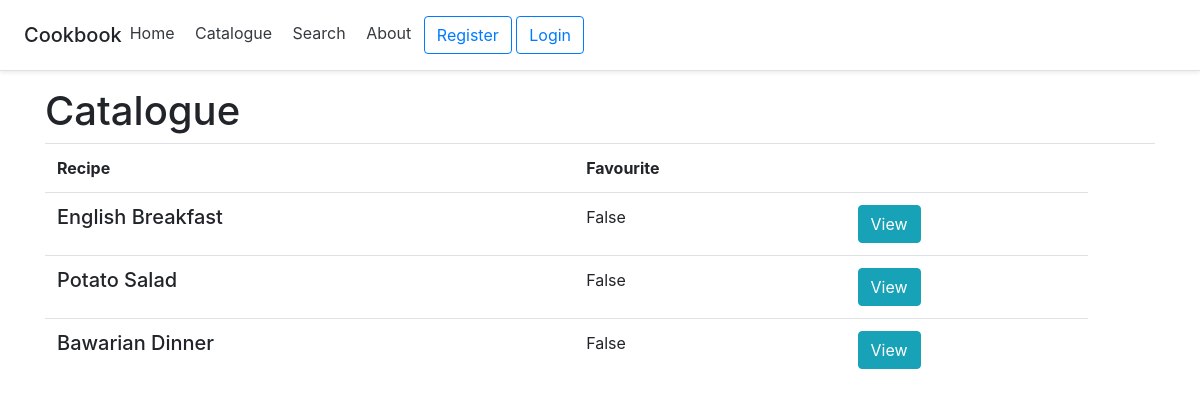
Screenshot of /catalogues/ with the database file from the repository.
### recipes/models.py (models this page shows, shortened)
class Recipe(models.Model):
    name = models.CharField(max_length=50, null=True)
    description = models.TextField(null=True, blank=True)
    favourite = models.BooleanField(default=False)
    ingredients = models.ManyToManyField(Ingredient)

### catalogues/views.py (the view)
# urls.py: path('', views.catalogue, name='catalogue'),
def catalogue(request):
    recipes = Recipe.objects.all()
    context = {'recipes': recipes}
    return render(request, 'catalogues/catalogue.html', context)

### catalogues/templates/catalogues/catalogue.html (shortened to what this page needs)
{% extends 'catalogues/base.html' %}
{% block content %}
    <h1>Catalogue</h1>
    <table class="table">
        <tr>
            <th>Recipe</th>
            <th>Favourite</th>
            <th></th>
            <th></th>
        </tr>
        {% for recipe in recipes %}
            <tr>
                <td><h5>{{ recipe.name }}</h5></td>
                <td>{{ recipe.favourite }}</td>
                <td><a class="btn btn-info" href="{% url 'recipes:recipe' recipe.pk %}">View</a></td>
            </tr>
        {% endfor %}
    </table>
{% endblock %}

### rows the page displays
Recipe: name "English Breakfast", favourite "False"
Recipe: name "Potato Salad", favourite "False"
Recipe: name "Bawarian Dinner", favourite "False"
